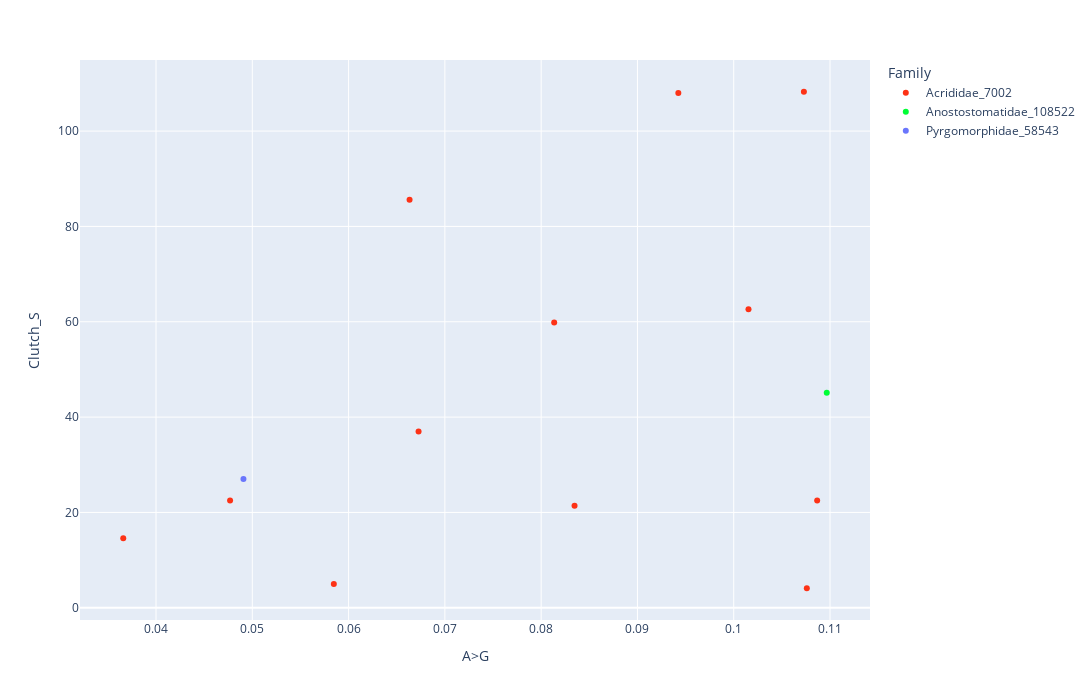

The code cell stored with this chart in its notebook:
### Code cell
fig = px.scatter(orthoptera_clutch_size, x='A>G', y='Clutch_S', color='Family', color_discrete_sequence=px.colors.qualitative.Light24, hover_data=['Species'])
fig.update_layout(width=1440,
    height=700,
    )
fig.show()

### Figure 1 — Plotly figure (JSON) as saved in the notebook; plotly's stock layout.template omitted (floating-point values rounded to 4 significant figures)
{"data": [{"customdata": [["Melanoplus_packardii"], ["Trimerotropis_pallidipennis"], ["Melanoplus_femurrubrum"], ["Melanoplus_differentialis"], ["Schistocerca_lineata"], ["Schistocerca_americana"], ["Schistocerca_gregaria"], ["Melanoplus_sanguinipes"], ["Myrmeleotettix_maculatus"], ["Chorthippus_curtipennis"], ["Melanoplus_bivittatus"], ["Melanoplus_borealis"]], "hovertemplate": "Family=Acrididae_7002<br>A>G=%{x}<br>Clutch_S=%{y}<br>Species=%{customdata[0]}<extra></extra>", "legendgroup": "Acrididae_7002", "marker": {"color": "#FD3216", "symbol": "circle"}, "mode": "markers", "name": "Acrididae_7002", "orientation": "v", "showlegend": true, "type": "scatter", "x": [0.04769, 0.06727, 0.1087, 0.1073, 0.06633, 0.09425, 0.1015, 0.08347, 0.1076, 0.05847, 0.08135, 0.0366], "xaxis": "x", "y": [22.5, 37, 22.5, 108.2, 85.6, 108, 62.63, 21.4, 4.1, 5, 59.85, 14.6], "yaxis": "y"}, {"customdata": [["Hemiandrus_pallitarsis"]], "hovertemplate": "Family=Anostostomatidae_108522<br>A>G=%{x}<br>Clutch_S=%{y}<br>Species=%{customdata[0]}<extra></extra>", "legendgroup": "Anostostomatidae_108522", "marker": {"color": "#00FE35", "symbol": "circle"}, "mode": "markers", "name": "Anostostomatidae_108522", "orientation": "v", "showlegend": true, "type": "scatter", "x": [0.1097], "xaxis": "x", "y": [45.1], "yaxis": "y"}, {"customdata": [["Sphenarium_purpurascens"]], "hovertemplate": "Family=Pyrgomorphidae_58543<br>A>G=%{x}<br>Clutch_S=%{y}<br>Species=%{customdata[0]}<extra></extra>", "legendgroup": "Pyrgomorphidae_58543", "marker": {"color": "#6A76FC", "symbol": "circle"}, "mode": "markers", "name": "Pyrgomorphidae_58543", "orientation": "v", "showlegend": true, "type": "scatter", "x": [0.04908], "xaxis": "x", "y": [27], "yaxis": "y"}], "layout": {"height": 700, "legend": {"title": {"text": "Family"}, "tracegroupgap": 0}, "margin": {"t": 60}, "width": 1440, "xaxis": {"anchor": "y", "domain": [0, 1], "title": {"text": "A>G"}}, "yaxis": {"anchor": "x", "domain": [0, 1], "title": {"text": "Clutch_S"}}}}
